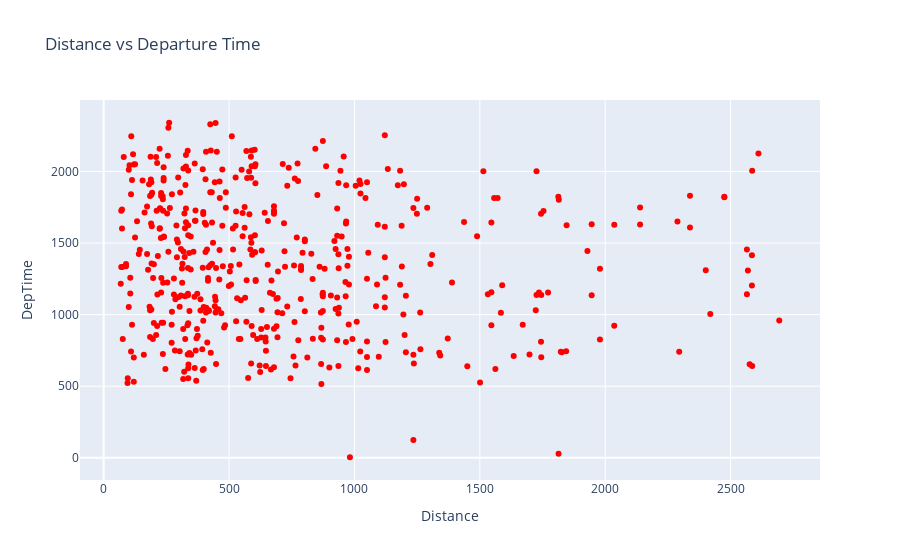

Notebook cell for this chart:
### Markdown cell above
Let us use a scatter plot to represent departure time changes with respect to airport distance

This plot should contain the following

* Title as **Distance vs Departure Time**.
* x-axis label should be **Distance**
* y-axis label should be **DeptTime**
* **Distance** column data from the flight delay dataset should be considered in x-axis
* **DepTime** column data from the flight delay dataset should be considered in y-axis
* Scatter plot markers should be of red color

### Code cell
##First we will create an empty figure ising go.Figure()
fig=go.Figure()
#Next we will create a scatter plot by using the add_trace function and use the go.scatter() function within it
# In go.Scatter we define the x-axis data,y-axis data and define the mode as markers with color of the marker as red
fig.add_trace(go.Scatter(x=data['Distance'], y=data['DepTime'], mode='markers', marker=dict(color='red')))
fig.update_layout(title='Distance vs Departure Time', xaxis_title='Distance', yaxis_title='DepTime')
# Display the figure
fig.show()

### Figure 1 — Plotly figure (JSON) as saved in the notebook; plotly's stock layout.template omitted (floating-point values rounded to 4 significant figures; data arrays with more than 128 entries replaced by an {"elided": "..."} marker saying what was removed)
{"data": [{"marker": {"color": "red"}, "mode": "markers", "type": "scatter", "x": {"elided": "500 int values"}, "y": {"elided": "500 int values"}}], "layout": {"title": {"text": "Distance vs Departure Time"}, "xaxis": {"title": {"text": "Distance"}}, "yaxis": {"title": {"text": "DepTime"}}}}
